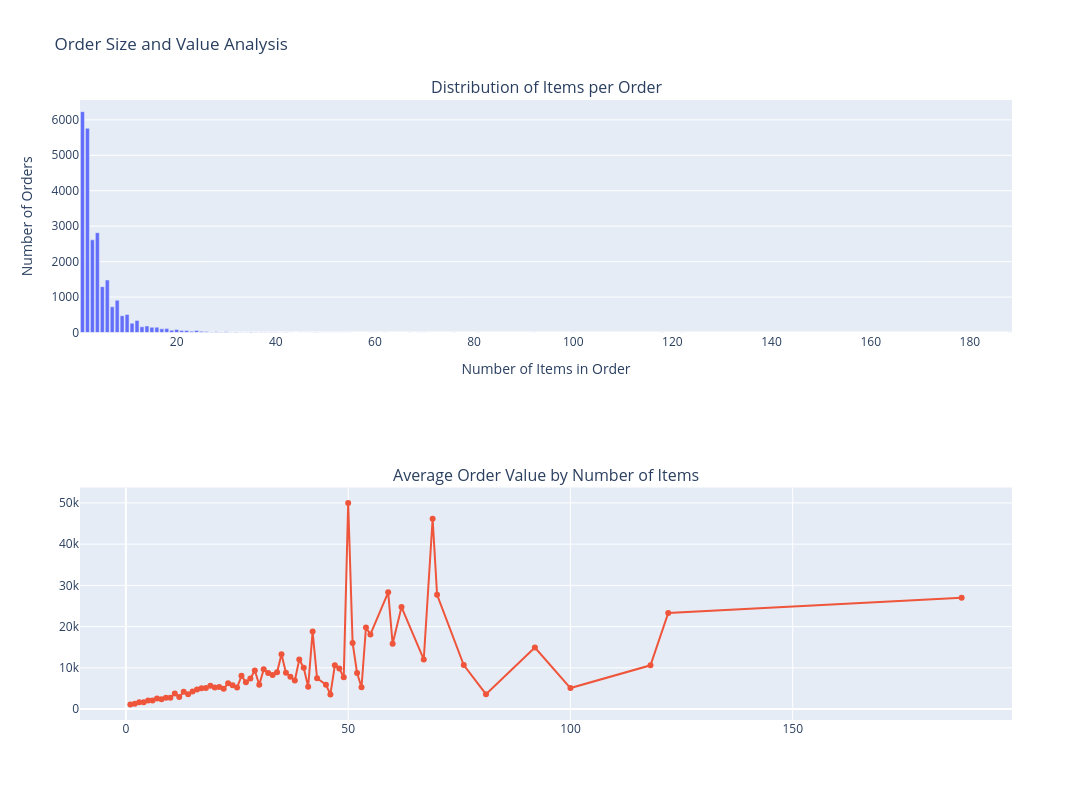

The notebook cell this image was saved under:
### Code cell
order_size_counts = df['item_count'].value_counts().sort_index()

avg_order_value = df.groupby('item_count')['Total'].mean()

fig = sp.make_subplots(
    rows=2, cols=1, 
    subplot_titles=["Distribution of Items per Order", "Average Order Value by Number of Items"]
)

fig.add_trace(
    go.Bar(x=order_size_counts.index, y=order_size_counts.values, name="Order Size Distribution"),
    row=1, col=1
)

fig.add_trace(
    go.Scatter(x=avg_order_value.index, y=avg_order_value.values, mode='lines+markers', name="Average Order Value"),
    row=2, col=1
)

fig.update_layout(
    height=800, width=1280, 
    title_text="Order Size and Value Analysis",
    xaxis_title="Number of Items in Order",
    yaxis_title="Number of Orders",
    showlegend=False
)

fig.show()

### Figure 1 — Plotly figure (JSON) as saved in the notebook; plotly's stock layout.template omitted (floating-point values rounded to 4 significant figures)
{"data": [{"name": "Order Size Distribution", "type": "bar", "x": [1, 2, 3, 4, 5, 6, 7, 8, 9, 10, 11, 12, 13, 14, 15, 16, 17, 18, 19, 20, 21, 22, 23, 24, 25, 26, 27, 28, 29, 30, 31, 32, 33, 34, 35, 36, 37, 38, 39, 40, 41, 42, 43, 45, 46, 47, 48, 49, 50, 51, 52, 53, 54, 55, 59, 60, 62, 67, 69, 70, 76, 81, 92, 100, 118, 122, 188], "xaxis": "x", "y": [6232, 5761, 2615, 2817, 1294, 1480, 724, 910, 473, 510, 260, 341, 162, 185, 146, 150, 103, 111, 63, 85, 53, 57, 36, 53, 32, 29, 15, 21, 14, 19, 9, 17, 7, 10, 11, 10, 7, 6, 8, 7, 3, 5, 3, 3, 1, 2, 4, 3, 1, 1, 1, 1, 1, 2, 1, 3, 2, 2, 3, 2, 1, 1, 1, 1, 1, 1, 1], "yaxis": "y"}, {"mode": "lines+markers", "name": "Average Order Value", "type": "scatter", "x": [1, 2, 3, 4, 5, 6, 7, 8, 9, 10, 11, 12, 13, 14, 15, 16, 17, 18, 19, 20, 21, 22, 23, 24, 25, 26, 27, 28, 29, 30, 31, 32, 33, 34, 35, 36, 37, 38, 39, 40, 41, 42, 43, 45, 46, 47, 48, 49, 50, 51, 52, 53, 54, 55, 59, 60, 62, 67, 69, 70, 76, 81, 92, 100, 118, 122, 188], "xaxis": "x2", "y": [1079.0, 1304.0, 1657.0, 1670.0, 2062.0, 2053.0, 2555.0, 2353.0, 2761.0, 2776.0, 3756.0, 2905.0, 4189.0, 3613.0, 4290.0, 4749.0, 5048.0, 5130.0, 5671.0, 5211.0, 5365.0, 4899.0, 6271.0, 5790.0, 5215.0, 8052.0, 6505.0, 7417.0, 9349.0, 5876.0, 9629.0, 8749.0, 8274.0, 8920.0, 13290.0, 8794.0, 7836.0, 6925.0, 12030.0, 10000.0, 5392.0, 18790.0, 7467.0, 5894.0, 3548.0, 10610.0, 9825.0, 7699.0, 50000.0, 16040.0, 8753.0, 5300.0, 19790.0, 18110.0, 28310.0, 15830.0, 24720.0, 12030.0, 46150.0, 27690.0, 10670.0, 3600.0, 14920.0, 5100.0, 10610.0, 23290.0, 26990.0], "yaxis": "y2"}], "layout": {"annotations": [{"font": {"size": 16}, "showarrow": false, "text": "Distribution of Items per Order", "x": 0.5, "xanchor": "center", "xref": "paper", "y": 1, "yanchor": "bottom", "yref": "paper"}, {"font": {"size": 16}, "showarrow": false, "text": "Average Order Value by Number of Items", "x": 0.5, "xanchor": "center", "xref": "paper", "y": 0.375, "yanchor": "bottom", "yref": "paper"}], "height": 800, "showlegend": false, "title": {"text": "Order Size and Value Analysis"}, "width": 1280, "xaxis": {"anchor": "y", "domain": [0, 1], "title": {"text": "Number of Items in Order"}}, "xaxis2": {"anchor": "y2", "domain": [0, 1]}, "yaxis": {"anchor": "x", "domain": [0.625, 1], "title": {"text": "Number of Orders"}}, "yaxis2": {"anchor": "x2", "domain": [0, 0.375]}}}
